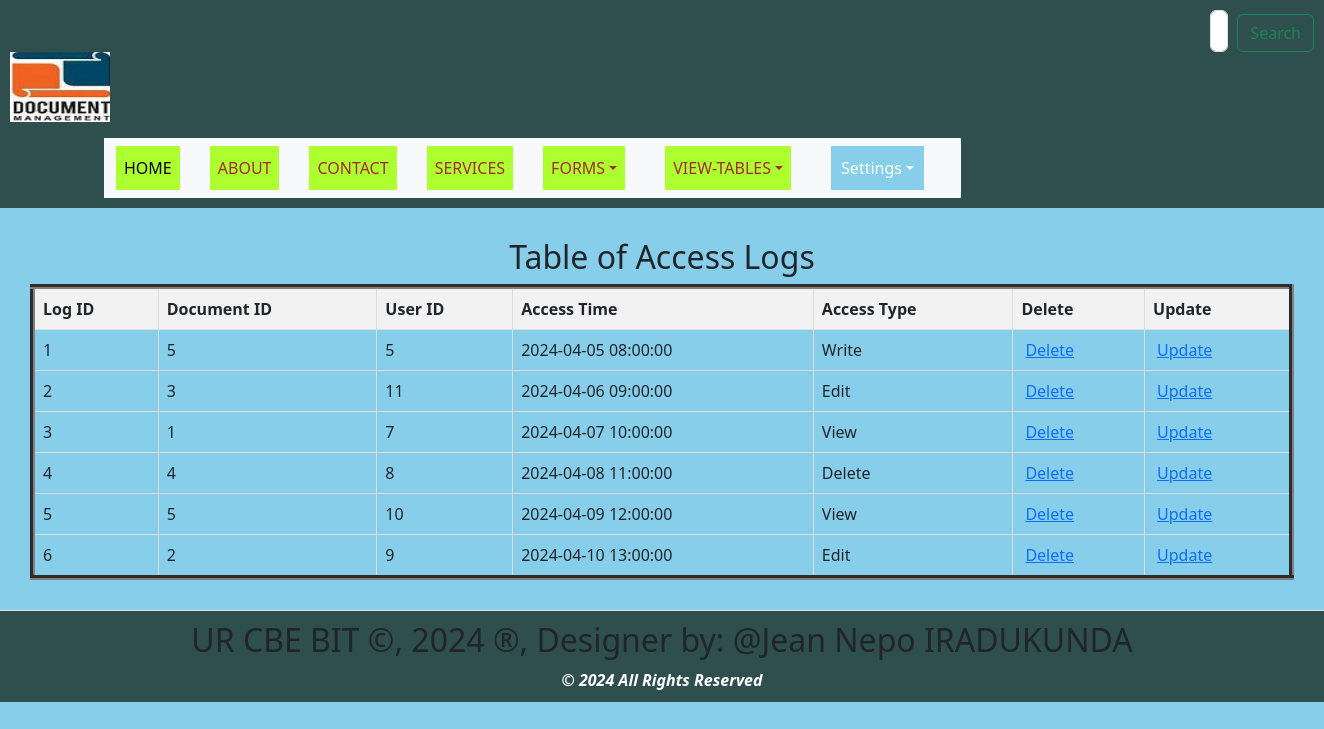
The app's page /view_accesslogs.php with its own data.
### tables this page shows
CREATE TABLE `accesslogs` (
  `LogID` int(11) NOT NULL,
  `DocumentID` int(11) DEFAULT NULL,
  `UserID` int(11) DEFAULT NULL,
  `AccessTime` timestamp NOT NULL DEFAULT current_timestamp() ON UPDATE current_timestamp(),
  `AccessType` varchar(50) DEFAULT NULL
);

### view_accesslogs.php (the view, shortened to what this page needs)
<!DOCTYPE html>
<html lang="en">
<head>
  <link rel="stylesheet" type="text/css" href="styles.css" title="style 1" media="screen, tv, projection, handheld, print"/>
<link rel="stylesheet" type="text/css" href="styles.css" title="style 1" media="screen, tv, projection, handheld, print">
    <link href="https://cdn.jsdelivr.net/npm/bootstrap@5.3.3/dist/css/bootstrap.min.css" rel="stylesheet">
</head>
<body style="background-color: skyblue;">
<header>
    <form class="d-flex" role="search" action="search.php" method="GET">
        <input class="form-control me-2" type="search" placeholder="Search" aria-label="Search" name="query">
        <button class="btn btn-outline-success" type="submit">Search</button>
    </form>
    <ul style="list-style-type: none; padding: 0;">
        <li style="display: inline; margin-right: 10px;">
           <a href="home.html">
            <img src="./Images/Logo.jpeg" width="100" height="70" alt="Logo"> </a>
        </li>
    </ul>
    <div class="container">
        <div class="row">
            <div class="col-auto">
                <div class="box">
                    <nav class="navbar navbar-expand-lg bg-body-tertiary">
                        <div class="container-fluid">
                            <div class="collapse navbar-collapse" id="navbarNavDropdown">
                                <ul class="navbar-nav">
                                    <li class="nav-item">
                                        <a class="nav-link active" aria-current="page" href="home.html">HOME</a>
                                    </li>
                                    <li class="nav-item">
                                        <a class="nav-link" href="about.html">ABOUT</a>
                                    </li>
                                    <li class="nav-item">
                                        <a class="nav-link" href="contact.html">CONTACT</a>
                                    </li>
                                    <li class="nav-item">
                                        <a class="nav-link" href="services.html">SERVICES</a>
                                    </li>
                                    <li class="nav-item dropdown">
                                        <a class="nav-link dropdown-toggle" href="#"  data-bs-toggle="dropdown" aria-expanded="false">FORMS</a>
                                    </li>
                                    <li class="nav-item dropdown">
                                        <a class="nav-link dropdown-toggle" href="#" role="button" data-bs-toggle="dropdown" aria-expanded="false">VIEW-TABLES</a>
                                    </li>
                                    <li class="dropdown" style="display: inline; margin-right: 10px;">
                                        <a href="#" class="nav-link dropdown-toggle" style="padding: 10px; color: white; background-color: skyblue; text-decoration: none; margin-right: 15px;">Settings</a>
                                    </li>
                                </ul>
                            </div>
                        </div>
                    </nav>
                </div>
            </div>
        </div>
    </div>
</header>
<section>
<!DOCTYPE html>
<html>
<head>
</head>
<body>
    <center><h2>Table of Access Logs</h2></center>
    <table border="5">
        <tr>
            <th>Log ID</th>
            <th>Document ID</th>
            <th>User ID</th>
            <th>Access Time</th>
            <th>Access Type</th>
            <th>Delete</th>
            <th>Update</th>
        </tr>
        <?php
       include('Database_Connection.php');
        $sql = "SELECT * FROM AccessLogs";
        $result = $connection->query($sql);
        if ($result->num_rows > 0) {
            while ($row = $result->fetch_assoc()) {
                $logId = $row['LogID'];
                echo "<tr>
                    <td>" . $row['LogID'] . "</td>
                    <td>" . $row['DocumentID'] . "</td>
                    <td>" . $row['UserID'] . "</td>
                    <td>" . $row['AccessTime'] . "</td>
                    <td>" . $row['AccessType'] . "</td>
                    <td><a style='padding:4px' href='delete_accesslogs.php?LogID=$logId'>Delete</a></td>
                    <td><a style='padding:4px' href='update_accesslogs.php?LogID=$logId'>Update</a></td>
                </tr>";
            }
        } else {
            echo "<tr><td colspan='7'>No data found</td></tr>";
        }
        ?>
    </table>
</body>
    </section>
<footer>
 <marquee behavior='alternate'>
<b><h2>UR CBE BIT &copy, 2024 &reg, Designer by: @Jean Nepo IRADUKUNDA</h2></b>
</marquee>
<center><b style="color: white;"><i>&copy 2024 All Rights Reserved</i></b></center>
</footer>
</body>
</html>

### styles.css (style rules this page uses)
body { font-family: Arial, sans-serif; margin: 0; padding: 0; }
header { background-color: darkslategray; padding: 5px; }
nav { display: flex; justify-content: space-between; }
.nav-link { list-style: none; margin: 0; padding: 0; display: inline-block; margin-right: 20px; text-decoration: none; color: black; }
.dropdown { position: relative; display: inline; margin-right: 10px; }
section { padding: 30px; border-bottom: 1px solid #ddd; }
footer { text-align: center; padding: 10px; background-color: darkslategray; }

### view_accesslogs.php (style rules this page uses)
.nav-link { padding: 10px; color: white; background-color: greenyellow; text-decoration: none; margin-right: 30px; text-align: center; }
.nav-link:link { color: brown; }
button.btn { margin-left: 1px; margin-top: 4px; }
input.form-control { margin-left: 1200px; padding: 8px; }
header { background-color: darkslategray; padding: 10px; }
table { width: 100%; border-collapse: collapse; }
th, td { border: 1px solid #ddd; padding: 8px; text-align: left; }
th { background-color: #f2f2f2; }

### records on screen
accesslogs: LogID "1", DocumentID "5", UserID "5", AccessTime "2024-04-05 08:00:00", AccessType "Write"
accesslogs: LogID "2", DocumentID "3", UserID "11", AccessTime "2024-04-06 09:00:00", AccessType "Edit"
accesslogs: LogID "3", DocumentID "1", UserID "7", AccessTime "2024-04-07 10:00:00", AccessType "View"
accesslogs: LogID "4", DocumentID "4", UserID "8", AccessTime "2024-04-08 11:00:00", AccessType "Delete"
accesslogs: LogID "5", DocumentID "5", UserID "10", AccessTime "2024-04-09 12:00:00", AccessType "View"
accesslogs: LogID "6", DocumentID "2", UserID "9", AccessTime "2024-04-10 13:00:00", AccessType "Edit"
